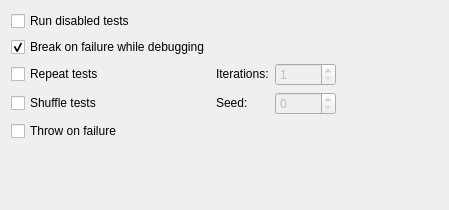
<?xml version="1.0" encoding="UTF-8"?>
<ui version="4.0">
 <class>Autotest::Internal::GTestSettingsPage</class>
 <widget class="QWidget" name="Autotest::Internal::GTestSettingsPage">
  <property name="geometry">
   <rect>
    <x>0</x>
    <y>0</y>
    <width>449</width>
    <height>210</height>
   </rect>
  </property>
  <property name="windowTitle">
   <string>Form</string>
  </property>
  <layout class="QHBoxLayout" name="horizontalLayout">
   <item>
    <layout class="QVBoxLayout" name="verticalLayout">
     <item>
      <layout class="QGridLayout" name="gridLayout">
       <item row="1" column="0">
        <widget class="QCheckBox" name="breakOnFailureCB">
         <property name="toolTip">
          <string>Turns failures into debugger breakpoints.</string>
         </property>
         <property name="text">
          <string>Break on failure while debugging</string>
         </property>
         <property name="checked">
          <bool>true</bool>
         </property>
        </widget>
       </item>
       <item row="0" column="0">
        <widget class="QCheckBox" name="runDisabledGTestsCB">
         <property name="toolTip">
          <string>Executes disabled tests when performing a test run.</string>
         </property>
         <property name="text">
          <string>Run disabled tests</string>
         </property>
        </widget>
       </item>
       <item row="4" column="0">
        <widget class="QCheckBox" name="throwOnFailureCB">
         <property name="toolTip">
          <string>Turns assertion failures into C++ exceptions.</string>
         </property>
         <property name="text">
          <string>Throw on failure</string>
         </property>
        </widget>
       </item>
       <item row="2" column="1">
        <widget class="QLabel" name="label">
         <property name="sizePolicy">
          <sizepolicy hsizetype="Minimum" vsizetype="Fixed">
           <horstretch>0</horstretch>
           <verstretch>0</verstretch>
          </sizepolicy>
         </property>
         <property name="text">
          <string>Iterations:</string>
         </property>
        </widget>
       </item>
       <item row="3" column="0">
        <widget class="QCheckBox" name="shuffleGTestsCB">
         <property name="toolTip">
          <string>Shuffles tests automatically on every iteration by the given seed.</string>
         </property>
         <property name="text">
          <string>Shuffle tests</string>
         </property>
        </widget>
       </item>
       <item row="2" column="0">
        <widget class="QCheckBox" name="repeatGTestsCB">
         <property name="toolTip">
          <string>Repeats a test run (you might be required to increase the timeout to avoid canceling the tests).</string>
         </property>
         <property name="text">
          <string>Repeat tests</string>
         </property>
        </widget>
       </item>
       <item row="2" column="2">
        <widget class="QSpinBox" name="repetitionSpin">
         <property name="enabled">
          <bool>false</bool>
         </property>
         <property name="minimum">
          <number>1</number>
         </property>
         <property name="maximum">
          <number>9999</number>
         </property>
        </widget>
       </item>
       <item row="3" column="1">
        <widget class="QLabel" name="label_2">
         <property name="sizePolicy">
          <sizepolicy hsizetype="Minimum" vsizetype="Fixed">
           <horstretch>0</horstretch>
           <verstretch>0</verstretch>
          </sizepolicy>
         </property>
         <property name="text">
          <string>Seed:</string>
         </property>
        </widget>
       </item>
       <item row="3" column="2">
        <widget class="QSpinBox" name="seedSpin">
         <property name="enabled">
          <bool>false</bool>
         </property>
         <property name="toolTip">
          <string>A seed of 0 generates a seed based on the current timestamp.</string>
         </property>
         <property name="specialValueText">
          <string/>
         </property>
         <property name="maximum">
          <number>99999</number>
         </property>
        </widget>
       </item>
      </layout>
     </item>
     <item>
      <spacer name="verticalSpacer">
       <property name="orientation">
        <enum>Qt::Vertical</enum>
       </property>
       <property name="sizeHint" stdset="0">
        <size>
         <width>20</width>
         <height>40</height>
        </size>
       </property>
      </spacer>
     </item>
    </layout>
   </item>
   <item>
    <spacer name="horizontalSpacer">
     <property name="orientation">
      <enum>Qt::Horizontal</enum>
     </property>
     <property name="sizeHint" stdset="0">
      <size>
       <width>40</width>
       <height>20</height>
      </size>
     </property>
    </spacer>
   </item>
  </layout>
 </widget>
 <resources/>
 <connections/>
</ui>
